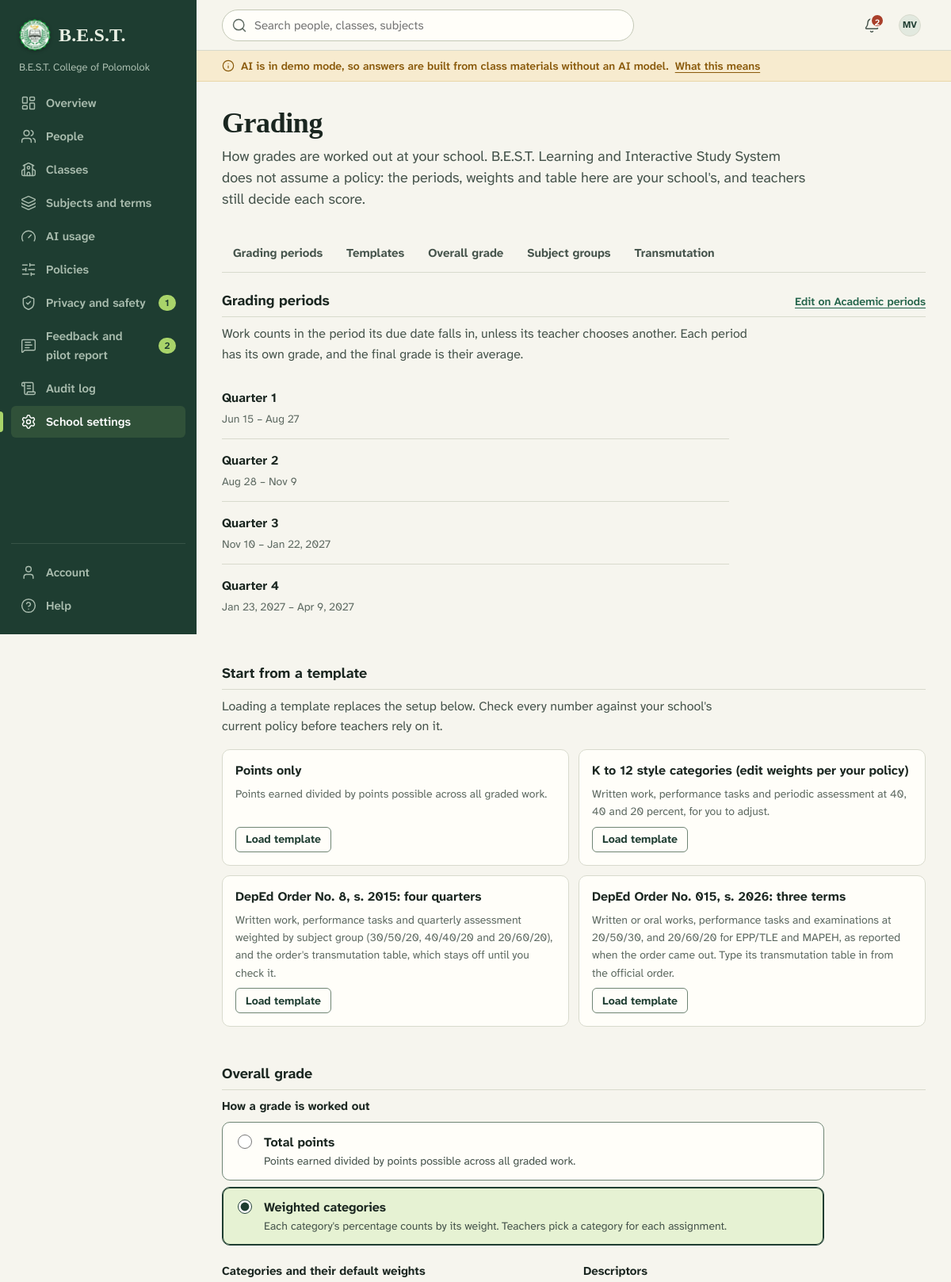
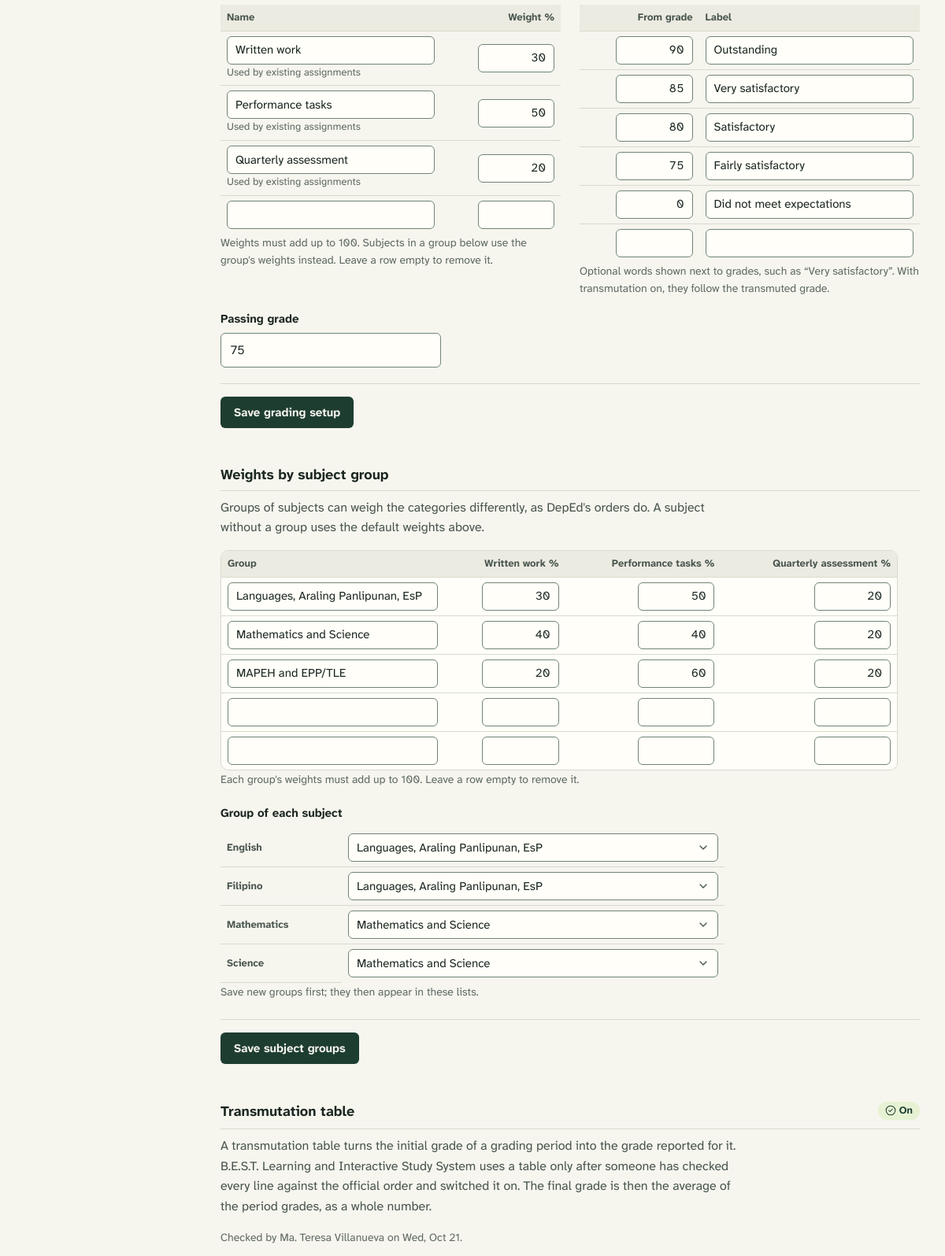
/public/admin/grading (signed in, upper part), run on the app's committed database (2 pictures, top to bottom).
### tables this page shows
CREATE TABLE users (
  id INT UNSIGNED NOT NULL AUTO_INCREMENT,
  organization_id INT UNSIGNED NOT NULL,
  role ENUM('admin','teacher','student') NOT NULL,
  status ENUM('invited','active','deactivated') NOT NULL DEFAULT 'invited',
  email VARCHAR(190) NOT NULL,
  password_hash VARCHAR(255) NULL,
  given_name VARCHAR(80) NOT NULL,
  family_name VARCHAR(80) NOT NULL,
  preferred_name VARCHAR(80) NULL,
  grade_level VARCHAR(40) NULL,
  avatar_path VARCHAR(255) NULL,
  language VARCHAR(8) NULL,
  timezone VARCHAR(64) NULL,
  preferences TEXT NULL,
  session_version INT UNSIGNED NOT NULL DEFAULT 1,
  is_demo TINYINT(1) NOT NULL DEFAULT 0,
  last_login_at DATETIME NULL,
  password_changed_at DATETIME NULL,
  deactivated_at DATETIME NULL,
  anonymized_at DATETIME NULL,
  created_at DATETIME NOT NULL DEFAULT CURRENT_TIMESTAMP,
  updated_at DATETIME NOT NULL DEFAULT CURRENT_TIMESTAMP,
  PRIMARY KEY (id),
  UNIQUE KEY uq_users_email (email),
  KEY idx_users_org_role (organization_id, role, status),
  KEY idx_users_org_name (organization_id, family_name, given_name),
  CONSTRAINT fk_users_org FOREIGN KEY (organization_id) REFERENCES organizations (id)
);

CREATE TABLE organizations (
  id INT UNSIGNED NOT NULL AUTO_INCREMENT,
  name VARCHAR(160) NOT NULL,
  short_name VARCHAR(60) NULL,
  slug VARCHAR(80) NOT NULL,
  logo_path VARCHAR(255) NULL,
  timezone VARCHAR(64) NOT NULL DEFAULT 'Asia/Manila',
  default_language VARCHAR(8) NOT NULL DEFAULT 'en',
  is_demo TINYINT(1) NOT NULL DEFAULT 0,
  created_at DATETIME NOT NULL DEFAULT CURRENT_TIMESTAMP,
  updated_at DATETIME NOT NULL DEFAULT CURRENT_TIMESTAMP,
  PRIMARY KEY (id),
  UNIQUE KEY uq_organizations_slug (slug)
);

CREATE TABLE grading_periods (
  id INT UNSIGNED NOT NULL AUTO_INCREMENT,
  organization_id INT UNSIGNED NOT NULL,
  academic_period_id INT UNSIGNED NOT NULL,
  name VARCHAR(60) NOT NULL,
  position TINYINT UNSIGNED NOT NULL,
  starts_on DATE NOT NULL,
  ends_on DATE NOT NULL,
  created_at DATETIME NOT NULL DEFAULT CURRENT_TIMESTAMP,
  updated_at DATETIME NOT NULL DEFAULT CURRENT_TIMESTAMP,
  PRIMARY KEY (id),
  KEY idx_grading_periods_academic (academic_period_id, starts_on),
  KEY idx_grading_periods_org (organization_id),
  CONSTRAINT fk_grading_periods_org FOREIGN KEY (organization_id) REFERENCES organizations (id) ON DELETE CASCADE,
  CONSTRAINT fk_grading_periods_academic FOREIGN KEY (academic_period_id) REFERENCES academic_periods (id) ON DELETE CASCADE
);

CREATE TABLE subjects (
  id INT UNSIGNED NOT NULL AUTO_INCREMENT,
  organization_id INT UNSIGNED NOT NULL,
  name VARCHAR(120) NOT NULL,
  code VARCHAR(30) NULL,
  description VARCHAR(500) NULL,
  archived_at DATETIME NULL,
  created_at DATETIME NOT NULL DEFAULT CURRENT_TIMESTAMP,
  updated_at DATETIME NOT NULL DEFAULT CURRENT_TIMESTAMP,
  PRIMARY KEY (id),
  UNIQUE KEY uq_subjects_name (organization_id, name),
  CONSTRAINT fk_subjects_org FOREIGN KEY (organization_id) REFERENCES organizations (id) ON DELETE CASCADE
);

### app/Views/admin/grading.php (the view, shortened to what the rows shown need)
<?php
$categories = (array) ($grading['categories'] ?? []);
$descriptors = (array) ($grading['descriptors'] ?? []);
$groups = (array) ($grading['groups'] ?? []);
$table = (array) ($grading['transmutation'] ?? []);
$weighted = ($grading['model'] ?? 'points') === 'weighted';
$range = static fn (array $p): string => fmt_date($p['starts_on'] . ' 12:00:00', 'date_short') . ' – ' . fmt_date($p['ends_on'] . ' 12:00:00', 'date_short');
$on = Transmutation::active($grading) !== null;
?>
<div class="page-head">
  <div class="page-head__text">
    <h1 class="page-title"><?= e(t('Grading')) ?></h1>
  </div>
</div>
<section class="section" id="periods" aria-labelledby="periods-title">
  <div class="section__head"><h2 class="section__title" id="periods-title"><?= e(t('Grading periods')) ?></h2>
    <a class="section__link" href="<?= e(url('/admin/academic-periods')) ?>"><?= e(t('Edit on Academic periods')) ?></a></div>
  <?php if (!$year): ?>
    <p class="meta"><?= e(t('Add the school year on Academic periods first.')) ?></p>
  <?php else: ?>
    <ul class="rows" style="max-width: 640px">
      <?php foreach ($periods as $p): ?>
        <li class="row"><div class="row__main"><span class="row__title"><?= e($p['name']) ?></span><div class="row__meta"><span><?= e($range($p)) ?></span></div></div></li>
      <?php endforeach; ?>
    </ul>
  <?php endif; ?>
</section>
<section class="section" id="presets" aria-labelledby="presets-title">
  <div class="section__head"><h2 class="section__title" id="presets-title"><?= e(t('Start from a template')) ?></h2></div>
</section>
<section class="section" id="overall" aria-labelledby="overall-title">
  <div class="section__head"><h2 class="section__title" id="overall-title"><?= e(t('Overall grade')) ?></h2></div>
  <form method="post" action="<?= e(url('/admin/grading')) ?>" data-unsaved-warning>
    <div class="grid-2" style="margin-top: 20px">
      <fieldset class="fieldset-plain">
        <table class="table table--compact">
          <thead><tr><th scope="col"><?= e(t('Name')) ?></th><th scope="col" class="num"><?= e(t('Weight %')) ?></th></tr></thead>
        </table>
      </fieldset>
      <fieldset class="fieldset-plain">
        <table class="table table--compact">
          <thead><tr><th scope="col" class="num"><?= e(t('From grade')) ?></th><th scope="col"><?= e(t('Label')) ?></th></tr></thead>
        </table>
      </fieldset>
    </div>
  </form>
</section>
<section class="section" id="groups" aria-labelledby="groups-title">
  <div class="section__head"><h2 class="section__title" id="groups-title"><?= e(t('Weights by subject group')) ?></h2></div>
  <?php if (!$weighted || !$categories): ?>
    <p class="meta"><?= e(t('Subject groups need weighted categories. Choose “Weighted categories” above first.')) ?></p>
  <?php else: ?>
    <form method="post" action="<?= e(url('/admin/grading/groups')) ?>" data-unsaved-warning>
      <div class="table-frame" style="max-width: 860px">
        <table class="table table--compact">
          <thead><tr><th scope="col"><?= e(t('Group')) ?></th><?php foreach ($categories as $c): ?><th scope="col" class="num" style="white-space: normal"><?= e($c['label']) ?> %</th><?php endforeach; ?></tr></thead>
        </table>
      </div>
      <?php if ($subjects): ?>
        <fieldset class="fieldset-plain" style="margin-top: 20px; max-width: 640px">
          <table class="table table--compact">
            <tbody>
              <?php foreach ($subjects as $s): ?>
                <tr>
                  <th scope="row" style="background: none; white-space: normal"><label for="sg-<?= (int) $s['id'] ?>"><?= e($s['name']) ?></label></th>
                  <td><select class="input select" id="sg-<?= (int) $s['id'] ?>" name="subject_group[<?= (int) $s['id'] ?>]">
                    <?php foreach ($groups as $g): ?><option value="<?= e($g['key']) ?>"<?= selected($g['key'], (string) $s['grading_group']) ?>><?= e($g['label']) ?></option><?php endforeach; ?>
                  </select></td>
                </tr>
              <?php endforeach; ?>
            </tbody>
          </table>
        </fieldset>
      <?php endif; ?>
    </form>
  <?php endif; ?>
</section>
<section class="section" id="transmutation" aria-labelledby="tr-title">
  <div class="section__head"><h2 class="section__title" id="tr-title"><?= e(t('Transmutation table')) ?></h2>
    <span><?= $on ? badge(t('On'), 'leaf', 'circle-check') : (!empty($table['confirmed']) ? badge(t('Checked, switched off'), 'outline') : badge(t('Off'), 'neutral')) ?></span></div>
  <p class="section__intro"><?= e(t('A transmutation table turns the initial grade of a grading period into the grade reported for it. B.E.S.T. Learning and Interactive Study System uses a table only after someone has checked every line against the official order and switched it on. The final grade is then the average of the period grades, as a whole number.')) ?></p>
  <?php if (!empty($table['confirmed']) && $checker): ?>
    <p class="meta"><?= e(t('Checked by :name on :date.', ['name' => user_name($checker), 'date' => fmt_date((string) ($table['checked_at'] ?? ''), 'date')])) ?></p>
  <?php endif; ?>
</section>

### app/Views/layouts/app.php (shortened to what the rows shown need)
<?php
$user = auth_user();
$htmlClass = [];
$schoolLogo = $user && !empty($user['org_logo_path']) ? url('/school-logo') : null;
$aiDemo = Config::get('ai.provider', 'demo') === 'demo';
?><!doctype html>
<html lang="<?= e(Translator::locale() === 'fil' ? 'fil' : 'en') ?>" class="<?= e(implode(' ', $htmlClass)) ?>">
<head>
  <link rel="stylesheet" href="<?= e(asset('css/app.css')) ?>">
</head>
<body class="<?= e(trim(($page_class ?? '') . ($aiDemo ? ' has-demo-band' : ''))) ?>" data-role="<?= e($user['role'] ?? '') ?>" data-i18n="<?= json_attr(ScriptStrings::common()) ?>"<?php if (!empty($katex)): ?> data-katex-css="<?= e(asset('vendor/katex/katex.min.css')) ?>" data-katex-js="<?= e(asset('vendor/katex/katex.min.js')) ?>" data-katex-render="<?= e(asset('vendor/katex/auto-render.min.js')) ?>"<?php endif; ?>>
<div class="shell">
  <aside class="spine" id="spine" aria-label="<?= e(t('Main navigation')) ?>">
    <a class="brand" href="<?= e(url(home_path())) ?>">
      <?= partial('seal', ['size' => 40, 'class' => 'brand__mark', 'logo' => $schoolLogo]) ?>
      <span class="brand__name"><?= e(Config::get('app.short_name', 'B.E.S.T.')) ?></span>
    </a>
    <?php if ($user): ?>
      <p class="spine__school"><?= e($user['org_name']) ?></p>
    <?php endif; ?>
    <nav aria-label="<?= e(t('Main')) ?>">
      <ul class="nav">
      </ul>
    </nav>
    <div class="spine__foot">
      <ul class="nav">
      </ul>
    </div>
  </aside>
  <div class="workspace">
    <header class="topbar">
      <form class="topbar__search" role="search" action="<?= e(url('/search')) ?>" method="get" id="global-search">
        <input id="global-search-input" type="search" name="q" value="<?= e((string) ($_GET['q'] ?? '')) ?>"
               placeholder="<?= e($user && $user['role'] === 'admin' ? t('Search people, classes, subjects') : t('Search classes, work and materials')) ?>" autocomplete="off">
      </form>
      <div class="topbar__actions">
        <details class="menu" data-menu>
          <summary class="icon-btn" aria-label="<?= e(t('Account menu')) ?>">
            <?= partial('avatar', ['person' => $user, 'size' => 'sm']) ?>
          </summary>
        </details>
      </div>
    </header>
    <main class="main" id="main" tabindex="-1">
      <?= $content ?>
    </main>
  </div>
</div>
</body>
</html>

### app/Views/partials/avatar.php
<?php
$size = $size ?? '';
$class = 'avatar' . ($size ? ' avatar--' . $size : '');
?>
<span class="<?= e($class) ?>" aria-hidden="true"><?php if (!empty($person['avatar_path']) && !empty($person['id'])): ?><img src="<?= e(url('/avatars/' . (int) $person['id'])) ?>" alt=""><?php else: ?><?= e(initials($person)) ?><?php endif; ?></span>

### data on the page
users: organization.short_name "B.E.S.T.", organization.name "B.E.S.T. College of Polomolok", q "Search people, classes, subjects", initials($person) "MV", preferred_name+family_name+timezone "Checked by Ma. Teresa Villanueva on Wed, Oct 21."
grading_periods: name "Quarter 1", $range($p) "Jun 15 – Aug 27"
grading_periods: name "Quarter 2", $range($p) "Aug 28 – Nov 9"
grading_periods: name "Quarter 3", $range($p) "Nov 10 – Jan 22, 2027"
grading_periods: name "Quarter 4", $range($p) "Jan 23, 2027 – Apr 9, 2027"
subjects: name "English", id "Languages, Araling Panlipunan, EsP"
subjects: name "Filipino", id "Languages, Araling Panlipunan, EsP"
subjects: name "Mathematics", id "Mathematics and Science"
subjects: name "Science", id "Mathematics and Science"

### other printed values
$item['label'] "Overview"
$item['label'] "People"
$item['label'] "Classes"
$item['label'] "Subjects and terms"
$item['label'] "AI usage"
$item['label'] "Policies"
$item['label'] "Privacy and safety"
$item['count'] "1"
$item['label'] "Feedback and pilot report"
$item['count'] "2"
$item['label'] "Audit log"
$item['label'] "School settings"
$item['label'] "Account"
$item['label'] "Help"
$unread "2"
